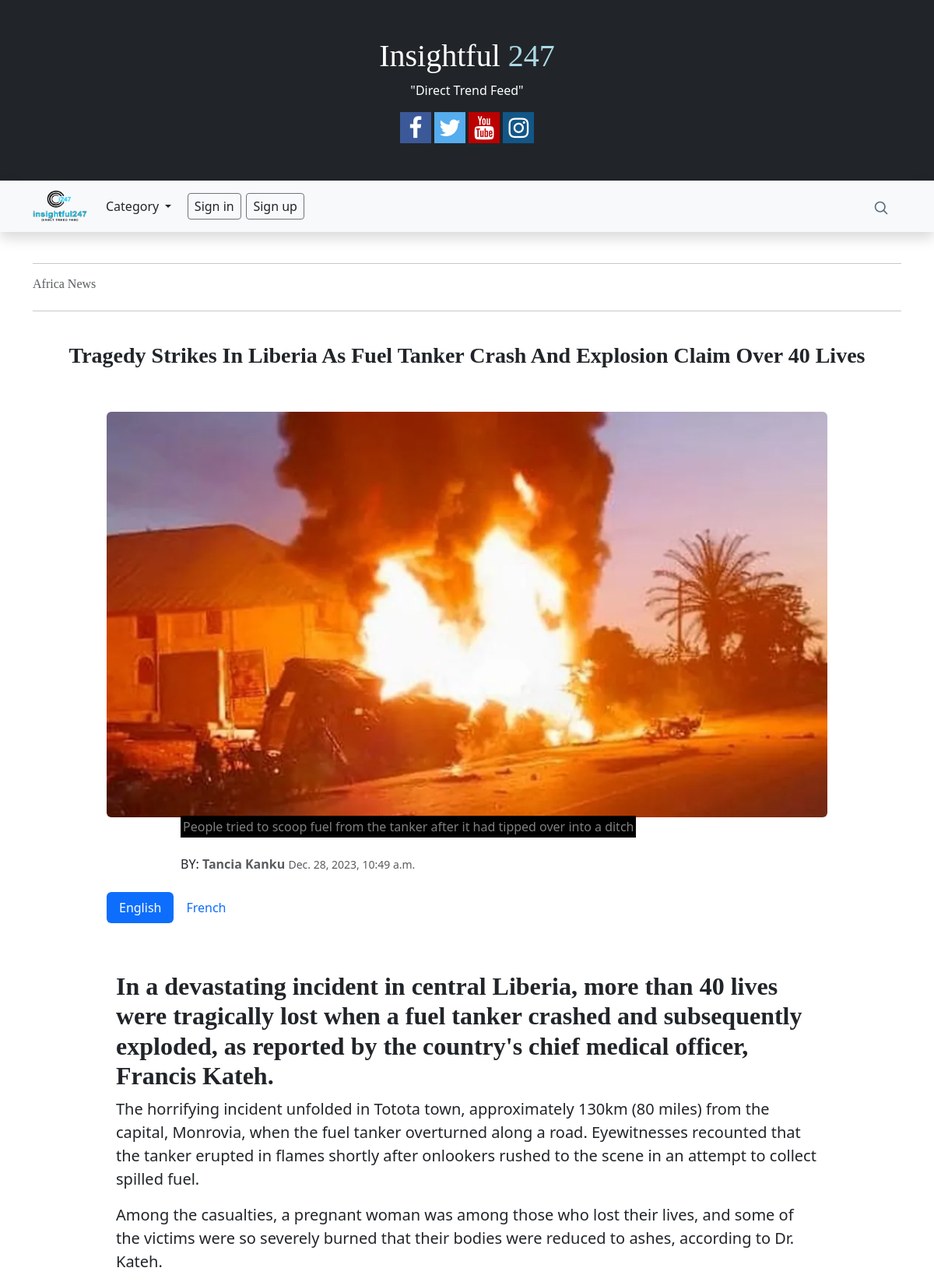
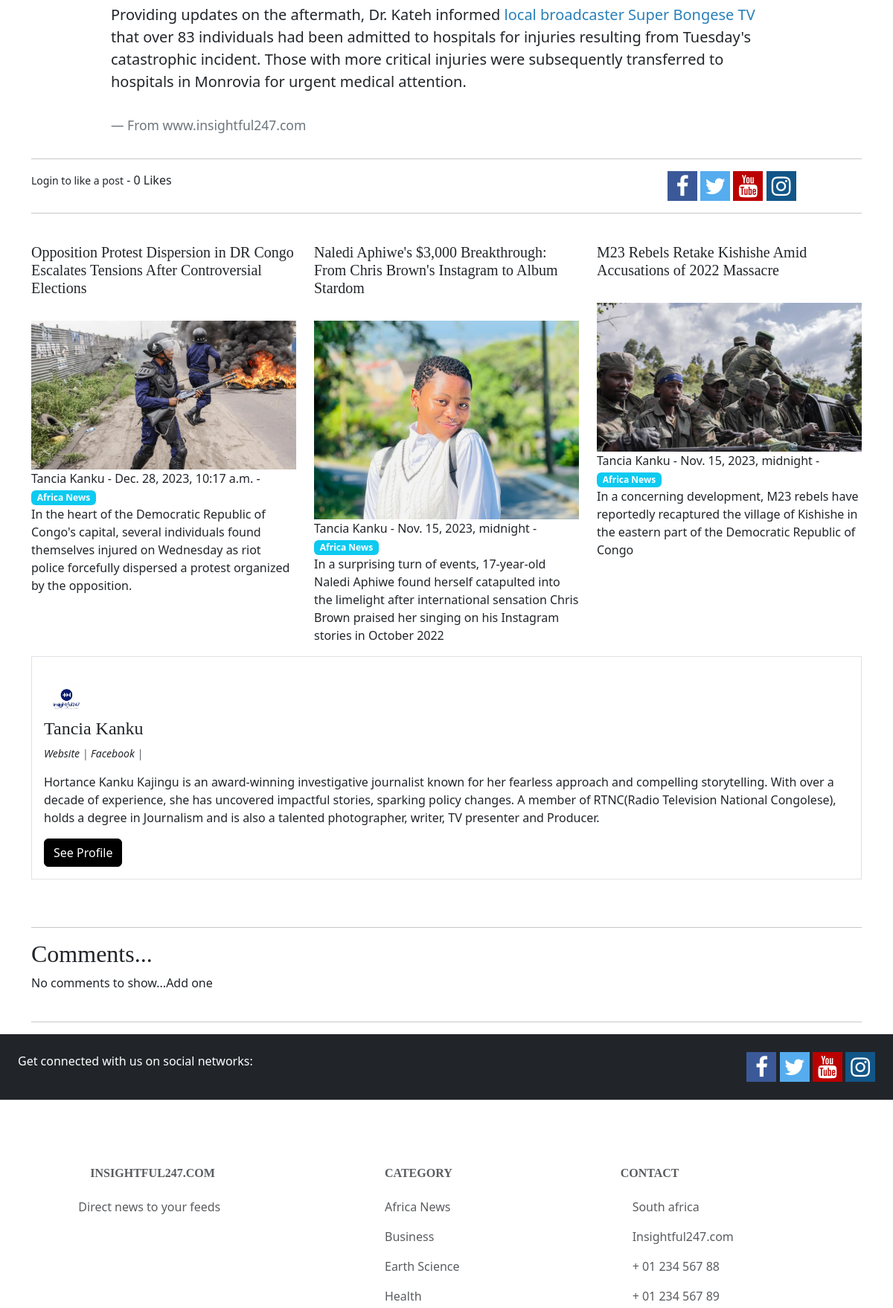
The page /article/101 (upper part) on the database its author committed (2 pictures, top to bottom).
### theblog/models.py (models this page shows, shortened)
class Post(models.Model):
    title = models.CharField(max_length=255)
    header_image = models.ImageField(null=True, blank=True, upload_to="images/")
    video_file = models.FileField(null=True, blank=True, upload_to='videos/')
    title_tag = models.CharField(max_length=255)
    author = models.ForeignKey(User, on_delete=models.CASCADE)
    body = RichTextField(blank=True, null=True)
    french_body = RichTextField(blank=True, null=True)
    post_date = models.DateTimeField(auto_now_add=True)
    category = models.CharField(max_length=255, default='')
    snippet = models.CharField(max_length=255)
    likes = models.ManyToManyField(User, related_name='blog_posts', blank=True)
    post_highlighted = models.BooleanField(default=False)
    photo_credit = models.CharField(max_length=255, null=True, blank=True)
    class Meta:
        ordering = ('-post_date',)
    def total_likes(self):
        return self.likes.count()

class Profile(models.Model):
	user = models.OneToOneField(User, null=True, on_delete=models.CASCADE)
	bio = models.TextField()
	profile_pic = models.ImageField(null=True, blank=True, upload_to="images/profile/")
	website_url = models.CharField(max_length=255, null=True, blank=True)
	facebook_url = models.CharField(max_length=255, null=True, blank=True)
	twitter_url = models.CharField(max_length=255, null=True, blank=True)
	instagram_url = models.CharField(max_length=255, null=True, blank=True)
	pinterest_url = models.CharField(max_length=255, null=True, blank=True)
	youtube_url = models.CharField(max_length=255, null=True, blank=True)

class Category(models.Model):
	name = models.CharField(max_length=100)
	class Meta:
		ordering = ('name',)
		verbose_name_plural ='Categories'
	def __str__(self):
		return self.name

### theblog/views.py (the view)
# urls.py: path('article/<int:pk>', ArticleDetailView.as_view(), name='article-detail'),
class ArticleDetailView(DetailView):
	model = Post
	template_name = 'article_details.html'
	def get_context_data(self, *args, **kwargs):
		cat_menu = Category.objects.all()
		article = self.object
		pull_related_post = Post.objects.filter(category=article.category).exclude(pk=article.id)[:3]
		context = super(ArticleDetailView, self).get_context_data(*args, **kwargs)
		stuff = get_object_or_404(Post, id=self.kwargs['pk'])
		total_likes = stuff.total_likes()
		liked = False
		if stuff.likes.filter(id=self.request.user.id).exists():
			liked = True
		context["cat_menu"] = cat_menu
		context["article"] = article
		context["pull_related_post"] = pull_related_post
		context["total_likes"] = total_likes
		context["liked"] = liked
		return context

### theblog/templates/article_details.html (shortened to what this page needs)
{% extends 'base.html' %}
{% load static %}
{% block content %}
<hr/>
<div class="row">
    <div class="col-2">
      <h6><a class="text-muted" href="{% url 'category' post.category %}">{{ post.category }}</a></h6>
    </div>
    <div class="col-9">
    </div>
</div>
<hr/><br>
<h3 class="text-capitalize text-center"><b>{{ post.title }}</b></h3>
<div class="row">
	<div class="col-1">
  </div>
	<div class="col">
	  {% if post.header_image %}
	    <br/><br/>
	    <img src="{{ post.header_image.url }}" class="img-fluid rounded">
	  {% endif %}
	</div>
	<div class="col-1">
  </div>
</div>
<div class="row">
	<div class="col-2">
  </div>
	<div class="col-8">
	  {% if post.header_image %}
	    <mark style="background-color: black;" class="text-white-50">
	    	{% if post.photo_credit %}{{ post.photo_credit }}{% endif %}
	  	</mark>
	  {% endif %}
	</div>
</div>
<div class="row">
  <div class="col-2"></div>
  <div class="col-6">
  	<br/>
  	BY: <span class="text-muted"><b>{{post.author.first_name}} {{post.author.last_name}}</b></span>
  	<small class="text-muted">
		{{ post.post_date }}
		</small>
  </div>
  <div class="col"></div>
</div>
<br/>
<div class="row">
  <div class="col-1"></div>
  <div class="col-10">
		<ul class="nav nav-pills">
		  <li class="nav-item">
		    <a class="nav-link active" data-bs-toggle="pill" href="#home">English</a>
		  </li>
		  <li class="nav-item">
		    <a class="nav-link" data-bs-toggle="pill" href="#menu1">French</a>
		  </li>
		</ul>
		<div class="tab-content">
		  <div class="tab-pane container active" id="home">
		  	<blockquote class="blockquote">
		  		<p class="lead">{{post.body|safe}}</p><br/>
		  		<footer class="blockquote-footer">From www.insightful247.com</footer>
		  	</blockquote>
		  </div>
		</div>
	</div>
  <div class="col"></div>
</div>
<hr>
<div class="row">
  <div class="col-7">
  	<form action="{% url 'like_post' post.pk %}" method="POST">
			{% if user.is_authenticated %}
				{% if liked %}
				<button type="submit", name="post_id", value="{{ post.id }}", class="btn btn-danger btn-sm">Unlike</button>
				{% else %}
				<button type="submit", name="post_id", value="{{ post.id }}", class="btn btn-primary btn-sm">Like</button>
				{% endif %}
			{% else %}
			<small><a href="{% url 'login' %}">Login</a> to like a post</small>
			{% endif %}
			- {{ total_likes }} Likes
		</form>
  </div>
  <div class="col-2">
	</div>
  <div class="col">
  	<span>
      <a href="#" class="fa fa-facebook"></a>
      <a href="#" class="fa fa-twitter"></a>
      <a href="#" class="fa fa-youtube"></a>
      <a href="#" class="fa fa-instagram"></a>
    </span>
  </div>
</div>
<hr/><br/>
<div class="row">
	{% for post in pull_related_post %}
    <div class="col-sm-4">
      	<h5>
	      	<a href="{% url 'article-detail' post.pk %}" style="text-decoration: none">
						{{ post.title }}
					</a>
				</h5><br/>
      {% if post.header_image %}
	      <div class="">
	      	<img src="{{ post.header_image.url }}" class="img-fluid">
      	</div>
      {% endif %}
      <p>
      	<a href="{% url 'show_profile_page' post.author.profile.id %}">{{ post.author.first_name }}
		{{ post.author.last_name }}</a> - {{ post.post_date }} - <a href="{% url 'category' post.category|slugify %}"><span class="badge bg-info">{{ post.category }}</span></a>
		<br />
		{{ post.snippet }}
      </p>
    </div>
    {% endfor %}
 </div>
<div class="media border p-3">
	{% if post.author.profile.profile_pic %}
  <img src="{{ post.author.profile.profile_pic.url }}" alt="John Doe" class="mr-3 mt-3 rounded-circle" style="width:60px;">
  {% else %}
  <img class="mr-3 mt-3 rounded-circle" style="width:60px;" src="{% static 'theblog/images/mypro.jpg' %}" alt="Profile picture">
  {% endif %}
  <div class="media-body">
    <h4>{{ post.author.first_name }} {{post.author.last_name}}</h4>
    	<i>
    	<p class="small text-muted">
    	{% if post.author.profile.website_url %}
    	<a href="{{ post.author.profile.website_url }}">Website </a> |
    	{% endif %}
    	{% if post.author.profile.facebook_url %}
    	<a href="{{ post.author.profile.facebook_url }}">Facebook</a> |
    	{% endif %}
    </p>
    </i>
    <p>{{post.author.profile.bio}}</p>
    {% if post.author.profile.id %}
    <a href="{% url 'show_profile_page' post.author.profile.id %}" class="btn btn-primary">See Profile</a>
    {% endif %}
  </div>
</div>
<br/><br/>
<hr/>
<h2>Comments...</h2>
{% if not post.comments.all %}
	No comments to show...<a href="{% url 'add_comment' post.pk %}">Add one</a><br/>
{% endif %}
<br/>
<hr/>
{% endblock %}

### theblog/templates/base.html (shortened to what this page needs)
{% load static %}
<!doctype html>
<html lang="en">
  <head>
    <link href="https://cdn.jsdelivr.net/npm/bootstrap@5.3.1/dist/css/bootstrap.min.css" rel="stylesheet">
    <link rel="stylesheet" href="https://cdnjs.cloudflare.com/ajax/libs/font-awesome/4.7.0/css/font-awesome.min.css">
  <link href="{% static 'theblog/css/variables.css' %}" rel="stylesheet">
  <link href="{% static 'theblog/css/main.css' %}" rel="stylesheet">
  </head>
  <body>
    <div class="p-5 bg-dark text-white text-center">
    <h1>Insightful <span style="color:lightblue;">247</span></h1>
    <p>"Direct Trend Feed"</p>
    <span>
      <a href="https://web.facebook.com/profile.php?id=61551916365627" class="fa fa-facebook"></a>
      <a href="#" class="fa fa-twitter"></a>
      <a href="www.youtube.com/@insightful247" class="fa fa-youtube"></a>
      <a href="#" class="fa fa-instagram"></a>
    </span>
    </div>
      <nav class="shadow navbar navbar-expand-lg bg-body-tertiary sticky-top">
        <div class="container">
          <a class="navbar-brand" href="{% url 'home' %}">
            <img src="{% static 'theblog/images/logo/i1.png' %}" alt="Avatar Logo" style="width:70px;" class="">
          </a>
          <div class="collapse navbar-collapse" id="navbarSupportedContent">
            <ul class="navbar-nav me-auto mb-2 mb-lg-0">
              {% if cat_menu %}
              <li class="nav-item dropdown">
                <a class="nav-link dropdown-toggle" href="#" role="button" data-bs-toggle="dropdown" aria-expanded="false">
                  Category
                </a>
              </li>
              {% else %}
                <li class="nav-item">
                  <a class="nav-link" href="{% url 'category-list' %}">Categories</a>
                </li>
              {% endif %}
              {% if user.is_authenticated %}
              {% if user.id == 2 %}
              <li class="nav-item">
                <a class="nav-link" href="{% url 'add_post' %}">Add post</a>
              </li>
              <li class="nav-item">
                <a class="nav-link" href="{% url 'add_category' %}">Add category</a>
              </li>
              {% endif %}
              <li class="nav-item">
                <a class="nav-link" href="{% url 'logout' %}">Logout</a>
              </li>
              {% else %}
              <li class="col-4 d-flex justify-content-end align-items-center">
                <a class="btn btn-sm btn-outline-secondary" href="{% url 'login' %}">Sign in</a>
              </li>
              <li class="col-4 d-flex justify-content-end align-items-center">
                <a class="btn btn-sm btn-outline-secondary" href="{% url 'register' %}">Sign up</a>
              </li>
              {% endif %}
            </ul>
            <div class="col-4 d-flex justify-content-end align-items-center">
              <li class="nav-item d-flex justify-content-end">
                <a class="nav-link link-secondary" href="{% url 'search' %}" aria-label="Search">
                <svg xmlns="http://www.w3.org/2000/svg" width="20" height="20" fill="none" stroke="currentColor" stroke-linecap="round" stroke-linejoin="round" stroke-width="2" class="mx-3" role="img" viewBox="0 0 24 24"><title>Search</title><circle cx="10.5" cy="10.5" r="7.5"/><path d="M21 21l-5.2-5.2"/></svg>
                </a>
              </li>
            </div>
          </div>
        </div>
      </nav>
    <div class="container">
      <br/>
      {% block content %}
      {% endblock %}
    </div>
  </body>
<footer class="text-center text-lg-start bg-white text-muted">
  <section class="bg-dark d-flex justify-content-center justify-content-lg-between p-4 border-bottom">
    <div class="me-5 d-none d-lg-block">
      <span class="text-white">Get connected with us on social networks:</span>
    </div>
    <div>
      <span>
      <a href="https://web.facebook.com/profile.php?id=61551916365627" class="fa fa-facebook"></a>
      <a href="#" class="fa fa-twitter"></a>
      <a href="www.youtube.com/@insightful247" class="fa fa-youtube"></a>
      <a href="#" class="fa fa-instagram"></a>
      </span>
    </div>
  </section>
  <section class="">
    <div class="container text-center text-md-start mt-5">
      <div class="row mt-3">
        <div class="col-md-3 col-lg-4 col-xl-3 mx-auto mb-4">
          <h6 class="text-uppercase fw-bold mb-4">
            insightful247.com
          </h6>
          <span>
            Direct news to your feeds
          </span>
        </div>
        <div class="col-md-2 col-lg-2 col-xl-2 mx-auto mb-4">
          <h6 class="text-uppercase fw-bold mb-4">
            Category
          </h6>
          {% if cat_menu %}
            {% for item in cat_menu %}
              <p>
                <a href="{% url 'category' item|slugify %}" class="text-reset">{{ item }}</a>
              </p>
            {% endfor %}
            {% else %}
              <p>
                <a class="" href="{% url 'category-list' %}">Categories</a>
              </p>
          {% endif %}
        </div>
        <div class="col-md-4 col-lg-3 col-xl-3 mx-auto mb-md-0 mb-4">
          <h6 class="text-uppercase fw-bold mb-4">Contact</h6>
          <p> South africa</p>
          <p>
            Insightful247.com
          </p>
          <p> + 01 234 567 88</p>
          <p> + 01 234 567 89</p>
        </div>
      </div>
    </div>
  </section>
</footer>
</html>

### rows shown on the page
Post: category "Africa News", title "Tragedy Strikes In Liberia As Fuel Tanker Crash And Explosion Claim Over 40 Lives", header_image (picture), photo_credit "People tried to scoop fuel from the tanker after it had tipped over into a ditch", author.first_name "Tancia", author.last_name "Kanku", post_date "Dec. 28, 2023, 10:49 a.m.", body "In a devastating incident in central Liberia, more than 40 lives were tragically lost when a fuel tanker crashed and subsequently exploded, as reported by the country's chief medical officer, Francis Kateh. The horrifying incident unfolded in Totota town, approximately 130km (80 miles) from the capital, Monrovia, when the fuel tanker overturned along a road. Eyewitnesses recounted that the tanker erupted in flames shortly after onlookers rushed to the scene in an attempt to collect spilled fuel. Among the casualties, a pregnant woman was among those who lost their lives, and some of the victims were so severely burned that their bodies were reduced to ashes, according to Dr. Kateh.…", author.profile.profile_pic (picture), author.profile.bio "Hortance Kanku Kajingu is an award-winning investigative journalist known for her fearless approach and compelling storytelling. With over a decade of experience, she has uncovered impactful stories, sparking policy changes. A member of RTNC(Radio Television National Congolese), holds a degree in Journalism and is also a talented photographer, writer, TV presenter and Producer."
Post: title "Opposition Protest Dispersion in DR Congo Escalates Tensions After Controversial Elections", header_image (picture), author.first_name "Tancia", author.last_name "Kanku", post_date "Dec. 28, 2023, 10:17 a.m.", category "Africa News", snippet "In the heart of the Democratic Republic of Congo's capital, several individuals found themselves injured on Wednesday as riot police forcefully dispersed a protest organized by the opposition."
Post: title "Naledi Aphiwe's $3,000 Breakthrough: From Chris Brown's Instagram to Album Stardom", header_image (picture), author.first_name "Tancia", author.last_name "Kanku", post_date "Nov. 15, 2023, midnight", category "Africa News", snippet "In a surprising turn of events, 17-year-old Naledi Aphiwe found herself catapulted into the limelight after international sensation Chris Brown praised her singing on his Instagram stories in October 2022"
Post: title "M23 Rebels Retake Kishishe Amid Accusations of 2022 Massacre", header_image (picture), author.first_name "Tancia", author.last_name "Kanku", post_date "Nov. 15, 2023, midnight", category "Africa News", snippet "In a concerning development, M23 rebels have reportedly recaptured the village of Kishishe in the eastern part of the Democratic Republic of Congo"
Category: name "Africa News"
Category: name "Business"
Category: name "Earth Science"
Category: name "Health"

### other values the page prints
{{ total_likes }} "0"
